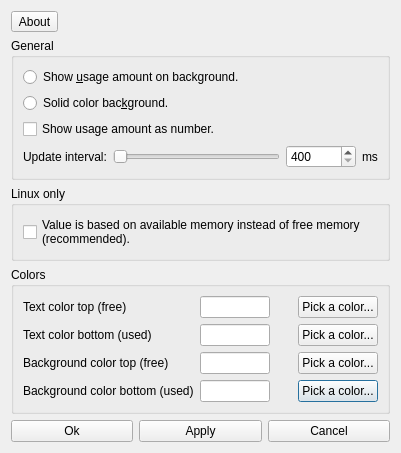
<?xml version="1.0" encoding="UTF-8"?>
<ui version="4.0">
 <class>MainWindow</class>
 <widget class="QDialog" name="MainWindow">
  <property name="geometry">
   <rect>
    <x>0</x>
    <y>0</y>
    <width>379</width>
    <height>446</height>
   </rect>
  </property>
  <property name="windowTitle">
   <string>Systray Memory Display v1.4</string>
  </property>
  <layout class="QVBoxLayout" name="verticalLayout">
   <item>
    <widget class="QToolButton" name="toolButton">
     <property name="text">
      <string>About</string>
     </property>
    </widget>
   </item>
   <item>
    <widget class="QGroupBox" name="groupBox">
     <property name="title">
      <string>General</string>
     </property>
     <layout class="QVBoxLayout" name="verticalLayout_4">
      <item>
       <widget class="QRadioButton" name="radioShowProgress">
        <property name="text">
         <string>Show &amp;usage amount on background.</string>
        </property>
       </widget>
      </item>
      <item>
       <widget class="QRadioButton" name="radioShowSolidBackground">
        <property name="text">
         <string>Solid color bac&amp;kground.</string>
        </property>
       </widget>
      </item>
      <item>
       <widget class="QCheckBox" name="checkBoxShowValue">
        <property name="text">
         <string>Show usage amount as number.</string>
        </property>
       </widget>
      </item>
      <item>
       <layout class="QHBoxLayout" name="horizontalLayout_2">
        <item>
         <widget class="QLabel" name="label_3">
          <property name="text">
           <string>Update interval:</string>
          </property>
         </widget>
        </item>
        <item>
         <widget class="QSlider" name="horizontalSlider">
          <property name="minimum">
           <number>400</number>
          </property>
          <property name="maximum">
           <number>10000</number>
          </property>
          <property name="orientation">
           <enum>Qt::Horizontal</enum>
          </property>
         </widget>
        </item>
        <item>
         <widget class="QSpinBox" name="spinBoxInterval">
          <property name="minimumSize">
           <size>
            <width>70</width>
            <height>0</height>
           </size>
          </property>
          <property name="minimum">
           <number>400</number>
          </property>
          <property name="maximum">
           <number>10000</number>
          </property>
          <property name="singleStep">
           <number>100</number>
          </property>
         </widget>
        </item>
        <item>
         <widget class="QLabel" name="label_4">
          <property name="text">
           <string>ms</string>
          </property>
         </widget>
        </item>
       </layout>
      </item>
     </layout>
    </widget>
   </item>
   <item>
    <widget class="QGroupBox" name="groupBox_3">
     <property name="title">
      <string>Linux only</string>
     </property>
     <layout class="QVBoxLayout" name="verticalLayout_3">
      <item>
       <widget class="QCheckBox" name="checkBoxAvailableMemory">
        <property name="text">
         <string>Value is based on available memory instead of free memory
(recommended).</string>
        </property>
       </widget>
      </item>
     </layout>
    </widget>
   </item>
   <item>
    <widget class="QGroupBox" name="groupBox_2">
     <property name="title">
      <string>Colors</string>
     </property>
     <layout class="QGridLayout" name="gridLayout_2">
      <item row="3" column="7">
       <widget class="QPushButton" name="btnColor4">
        <property name="minimumSize">
         <size>
          <width>0</width>
          <height>0</height>
         </size>
        </property>
        <property name="maximumSize">
         <size>
          <width>16777215</width>
          <height>16777215</height>
         </size>
        </property>
        <property name="text">
         <string>Pick a color...</string>
        </property>
       </widget>
      </item>
      <item row="1" column="7">
       <widget class="QPushButton" name="btnColor2">
        <property name="minimumSize">
         <size>
          <width>0</width>
          <height>0</height>
         </size>
        </property>
        <property name="maximumSize">
         <size>
          <width>16777215</width>
          <height>16777215</height>
         </size>
        </property>
        <property name="text">
         <string>Pick a color...</string>
        </property>
       </widget>
      </item>
      <item row="0" column="5">
       <widget class="QLabel" name="colorExample1">
        <property name="minimumSize">
         <size>
          <width>16</width>
          <height>0</height>
         </size>
        </property>
        <property name="maximumSize">
         <size>
          <width>16</width>
          <height>16777215</height>
         </size>
        </property>
        <property name="text">
         <string/>
        </property>
       </widget>
      </item>
      <item row="0" column="4">
       <widget class="QLineEdit" name="editColorText1">
        <property name="sizePolicy">
         <sizepolicy hsizetype="Fixed" vsizetype="Fixed">
          <horstretch>0</horstretch>
          <verstretch>0</verstretch>
         </sizepolicy>
        </property>
        <property name="minimumSize">
         <size>
          <width>70</width>
          <height>0</height>
         </size>
        </property>
        <property name="maximumSize">
         <size>
          <width>76</width>
          <height>16777215</height>
         </size>
        </property>
        <property name="font">
         <font>
          <family>Courier New</family>
          <weight>75</weight>
          <bold>true</bold>
         </font>
        </property>
        <property name="layoutDirection">
         <enum>Qt::LeftToRight</enum>
        </property>
        <property name="maxLength">
         <number>7</number>
        </property>
       </widget>
      </item>
      <item row="1" column="2">
       <widget class="QLabel" name="labelColor2">
        <property name="sizePolicy">
         <sizepolicy hsizetype="Expanding" vsizetype="Preferred">
          <horstretch>0</horstretch>
          <verstretch>0</verstretch>
         </sizepolicy>
        </property>
        <property name="text">
         <string>Text color bottom (used)</string>
        </property>
       </widget>
      </item>
      <item row="3" column="5">
       <widget class="QLabel" name="colorExample4">
        <property name="minimumSize">
         <size>
          <width>16</width>
          <height>0</height>
         </size>
        </property>
        <property name="maximumSize">
         <size>
          <width>16</width>
          <height>16777215</height>
         </size>
        </property>
        <property name="text">
         <string/>
        </property>
       </widget>
      </item>
      <item row="2" column="4">
       <widget class="QLineEdit" name="editColorBack1">
        <property name="sizePolicy">
         <sizepolicy hsizetype="Fixed" vsizetype="Fixed">
          <horstretch>0</horstretch>
          <verstretch>0</verstretch>
         </sizepolicy>
        </property>
        <property name="minimumSize">
         <size>
          <width>70</width>
          <height>0</height>
         </size>
        </property>
        <property name="maximumSize">
         <size>
          <width>76</width>
          <height>16777215</height>
         </size>
        </property>
        <property name="font">
         <font>
          <family>Courier New</family>
          <weight>75</weight>
          <bold>true</bold>
         </font>
        </property>
        <property name="maxLength">
         <number>7</number>
        </property>
       </widget>
      </item>
      <item row="1" column="4">
       <widget class="QLineEdit" name="editColorText2">
        <property name="sizePolicy">
         <sizepolicy hsizetype="Fixed" vsizetype="Fixed">
          <horstretch>0</horstretch>
          <verstretch>0</verstretch>
         </sizepolicy>
        </property>
        <property name="minimumSize">
         <size>
          <width>70</width>
          <height>0</height>
         </size>
        </property>
        <property name="maximumSize">
         <size>
          <width>76</width>
          <height>16777215</height>
         </size>
        </property>
        <property name="font">
         <font>
          <family>Courier New</family>
          <weight>75</weight>
          <bold>true</bold>
         </font>
        </property>
        <property name="maxLength">
         <number>7</number>
        </property>
       </widget>
      </item>
      <item row="2" column="7">
       <widget class="QPushButton" name="btnColor3">
        <property name="minimumSize">
         <size>
          <width>0</width>
          <height>0</height>
         </size>
        </property>
        <property name="maximumSize">
         <size>
          <width>16777215</width>
          <height>16777215</height>
         </size>
        </property>
        <property name="text">
         <string>Pick a color...</string>
        </property>
       </widget>
      </item>
      <item row="2" column="2">
       <widget class="QLabel" name="labelColor3">
        <property name="sizePolicy">
         <sizepolicy hsizetype="Expanding" vsizetype="Preferred">
          <horstretch>0</horstretch>
          <verstretch>0</verstretch>
         </sizepolicy>
        </property>
        <property name="text">
         <string>Background color top (free)</string>
        </property>
       </widget>
      </item>
      <item row="1" column="5">
       <widget class="QLabel" name="colorExample2">
        <property name="minimumSize">
         <size>
          <width>16</width>
          <height>0</height>
         </size>
        </property>
        <property name="maximumSize">
         <size>
          <width>16</width>
          <height>16777215</height>
         </size>
        </property>
        <property name="text">
         <string/>
        </property>
       </widget>
      </item>
      <item row="3" column="4">
       <widget class="QLineEdit" name="editColorBack2">
        <property name="sizePolicy">
         <sizepolicy hsizetype="Fixed" vsizetype="Fixed">
          <horstretch>0</horstretch>
          <verstretch>0</verstretch>
         </sizepolicy>
        </property>
        <property name="minimumSize">
         <size>
          <width>70</width>
          <height>0</height>
         </size>
        </property>
        <property name="maximumSize">
         <size>
          <width>76</width>
          <height>16777215</height>
         </size>
        </property>
        <property name="font">
         <font>
          <family>Courier New</family>
          <weight>75</weight>
          <bold>true</bold>
         </font>
        </property>
        <property name="maxLength">
         <number>7</number>
        </property>
       </widget>
      </item>
      <item row="2" column="5">
       <widget class="QLabel" name="colorExample3">
        <property name="minimumSize">
         <size>
          <width>16</width>
          <height>0</height>
         </size>
        </property>
        <property name="maximumSize">
         <size>
          <width>16</width>
          <height>16777215</height>
         </size>
        </property>
        <property name="text">
         <string/>
        </property>
       </widget>
      </item>
      <item row="0" column="7">
       <widget class="QPushButton" name="btnColor1">
        <property name="minimumSize">
         <size>
          <width>0</width>
          <height>0</height>
         </size>
        </property>
        <property name="maximumSize">
         <size>
          <width>16777215</width>
          <height>16777215</height>
         </size>
        </property>
        <property name="text">
         <string>Pick a color...</string>
        </property>
       </widget>
      </item>
      <item row="3" column="2">
       <widget class="QLabel" name="labelColor4">
        <property name="sizePolicy">
         <sizepolicy hsizetype="Expanding" vsizetype="Preferred">
          <horstretch>0</horstretch>
          <verstretch>0</verstretch>
         </sizepolicy>
        </property>
        <property name="text">
         <string>Background color bottom (used)</string>
        </property>
       </widget>
      </item>
      <item row="0" column="2">
       <widget class="QLabel" name="labelColor1">
        <property name="sizePolicy">
         <sizepolicy hsizetype="Expanding" vsizetype="Preferred">
          <horstretch>0</horstretch>
          <verstretch>0</verstretch>
         </sizepolicy>
        </property>
        <property name="text">
         <string>Text color top (free)</string>
        </property>
       </widget>
      </item>
     </layout>
    </widget>
   </item>
   <item>
    <layout class="QHBoxLayout" name="horizontalLayout">
     <property name="sizeConstraint">
      <enum>QLayout::SetDefaultConstraint</enum>
     </property>
     <item>
      <widget class="QPushButton" name="btnOK">
       <property name="text">
        <string>Ok</string>
       </property>
      </widget>
     </item>
     <item>
      <widget class="QPushButton" name="btnApply">
       <property name="text">
        <string>Apply</string>
       </property>
      </widget>
     </item>
     <item>
      <widget class="QPushButton" name="btnCancel">
       <property name="text">
        <string>Cancel</string>
       </property>
      </widget>
     </item>
    </layout>
   </item>
  </layout>
 </widget>
 <resources/>
 <connections>
  <connection>
   <sender>horizontalSlider</sender>
   <signal>valueChanged(int)</signal>
   <receiver>spinBoxInterval</receiver>
   <slot>setValue(int)</slot>
   <hints>
    <hint type="sourcelabel">
     <x>170</x>
     <y>153</y>
    </hint>
    <hint type="destinationlabel">
     <x>310</x>
     <y>155</y>
    </hint>
   </hints>
  </connection>
  <connection>
   <sender>spinBoxInterval</sender>
   <signal>valueChanged(int)</signal>
   <receiver>horizontalSlider</receiver>
   <slot>setValue(int)</slot>
   <hints>
    <hint type="sourcelabel">
     <x>286</x>
     <y>144</y>
    </hint>
    <hint type="destinationlabel">
     <x>250</x>
     <y>153</y>
    </hint>
   </hints>
  </connection>
 </connections>
</ui>
